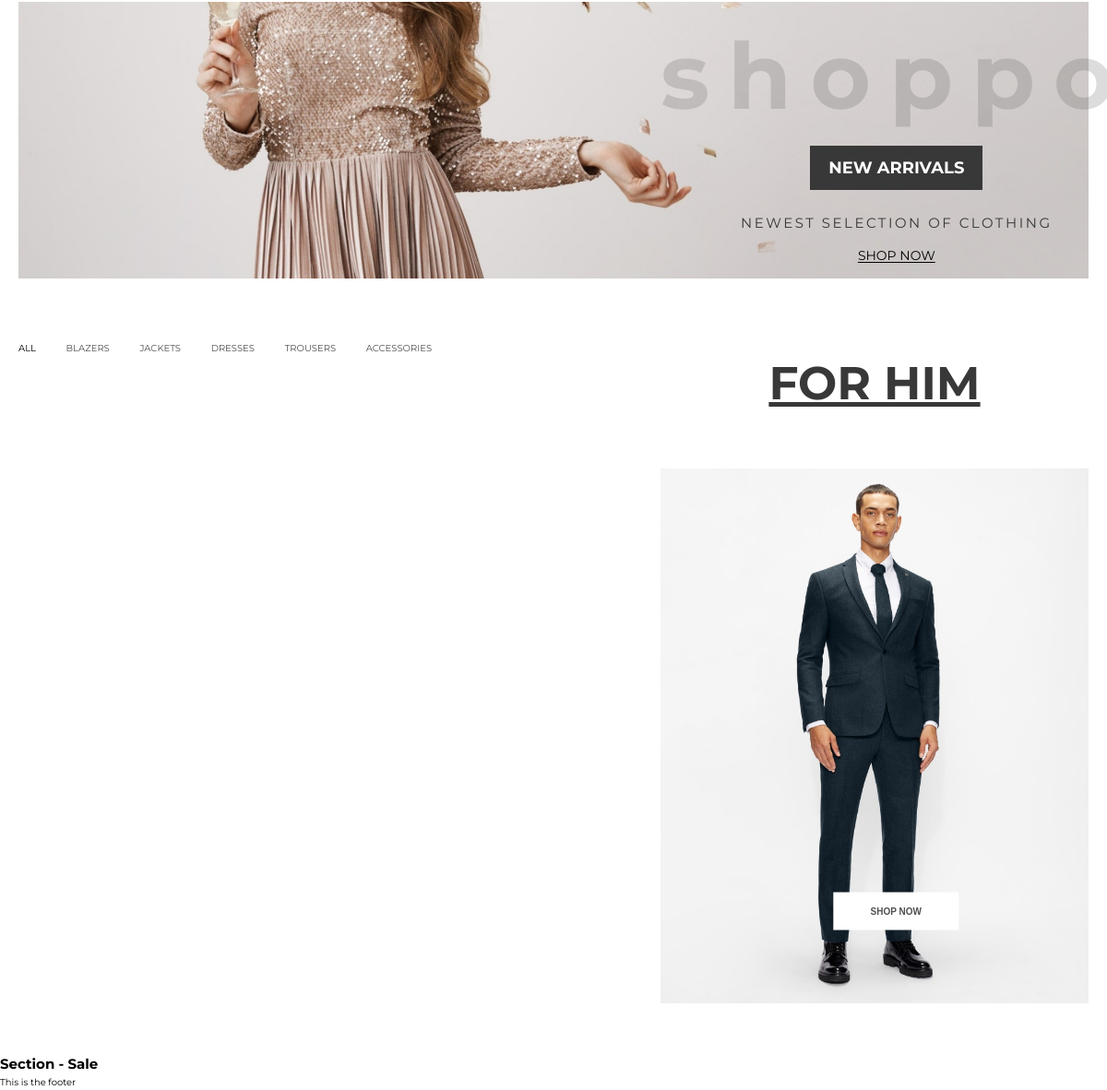
Before: / (lower part) with the older database file.
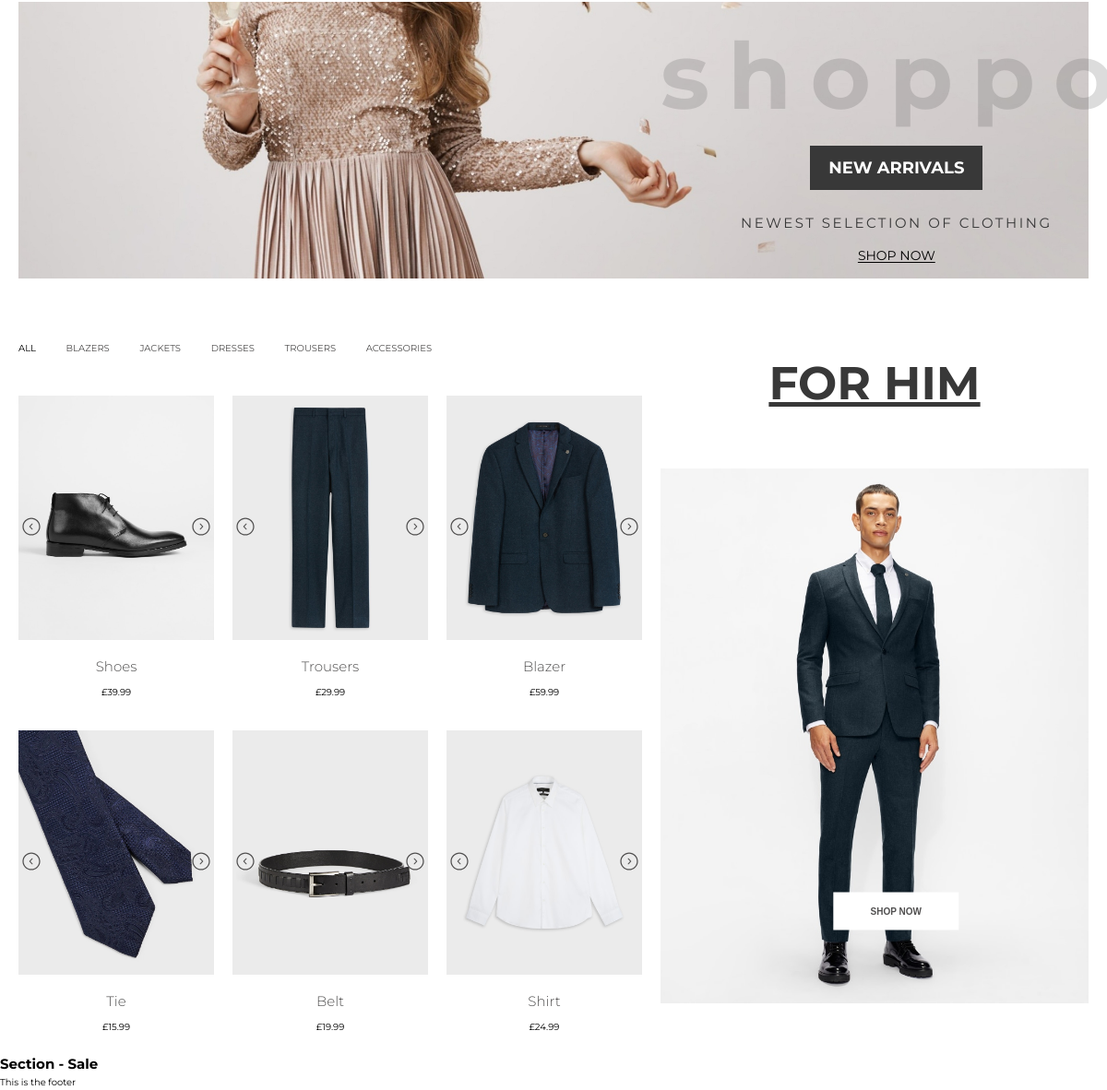
After: the same page with the newer database file.
### clothing_shop/models.py (models this page shows, shortened)
class Product(models.Model):
    title = models.CharField(max_length=100)
    desc = models.TextField(max_length = 500)
    price = models.DecimalField(max_digits=6, decimal_places=2)
    colour = models.CharField(max_length=30)
    category = models.CharField(max_length=30, default='other')
    dateOfUpload = models.DateField(default=timezone.now)
    images = models.ImageField(upload_to='images/')
    tags = models.CharField(max_length=500)
    sex = models.CharField(max_length=6, choices = (('women', 'WOMEN'), ('men', 'MEN')), default='women')

class ProductImage(models.Model):
    product = models.ForeignKey(Product, default=None, on_delete=models.CASCADE)
    images = models.ImageField(upload_to = 'clothing_shop/images/')

### clothing_shop/views.py (the view)
# urls.py: path('', home_page_view, name='home_page'),
def home_page_view(request):
    allProducts = Product.objects.all()
    womenProducts = dict()
    menProducts = dict()
    for index, product in enumerate(allProducts):
        if product.sex == 'women':
            productsImgs = ProductImage.objects.filter(product=product)
            womenProducts[index] = {'product': product, 'productImgs': productsImgs}
        if product.sex == 'men':
            productsImgs = ProductImage.objects.filter(product=product)
            menProducts[index] = {'product': product, 'productImgs': productsImgs}
    return render(request, 'clothing_shop/home_page.html', {'womenProducts': womenProducts, 'menProducts': menProducts})

### clothing_shop/templates/clothing_shop/home_page.html (shortened to what this page needs)
{% extends "./base_template.html" %}
{% load static %}
{% block body %}
<div class="homepage_container">
  <section class="section-new-arrivals">
    <div class="section-new-arrivals-textbox">
      <h1 class="section-new-arrivals__background-text">shoppo</h1>
      <h1 class="section-new-arrivals__title">New arrivals</h1>
      <p class="section-new-arrivals__text">Newest selection of clothing</p>
      <a href="#" class="section-new-arrivals__link link link--active"
        >Shop now</a
      >
    </div>
  </section>
  <section class="section-for-him">
    <div class="shop-outfit-men shop-outfit">
      <div class="shop-outfit__shop-now shop-outfit__shop-now-men">
        <h2 class="shop-outfit__shop-now__title">For him</h2>
        <img
          src="{% static 'clothing_shop/img/blue-suit.jpg' %}"
          alt=""
          class="shop-outfit__shop-now__img"
        />
        <button class="shop-outfit__shop-now__btn">Shop now</button>
      </div>
      <div class="shop-outfit__categories shop-outfit__categories-men">
        <a href="#" class="category link link link--active">All</a>
        <a href="#" class="category link">Blazers</a>
        <a href="#" class="category link">Jackets</a>
        <a href="#" class="category link">Dresses</a>
        <a href="#" class="category link">Trousers</a>
        <a href="#" class="category link">Accessories</a>
      </div>
      <div class="shop-outfit__products shop-outfit__products-men">
        {% for product in menProducts.values %}
        <div class="shop-outfit__product">
          <div class="shop-outfit__product-title">
            {{ product.product.title }}
          </div>
          <div class="shop-outfit__product-price">
            £{{ product.product.price }}
          </div>
          <div class="shop-outfit__product-image-container">
            <svg
              class="
                shop-outfit__product-arrow shop-outfit__product-arrow-right
              "
            >
              <use
                class="arrow-right"
                xlink:href="{% static 'clothing_shop/img/sprite.svg' %}#icon-chevron-with-circle-right "
              ></use>
            </svg>
            {% for img in product.productImgs %}
            <img src={{ img.images.url}} alt="Product image" class="shop-outfit__product-image shop-outfit__product-image-offset-{{forloop.counter}}">
            {% endfor %}
            <svg
              class="shop-outfit__product-arrow shop-outfit__product-arrow-left"
            >
              <use
                class="arrow-left"
                xlink:href="{% static 'clothing_shop/img/sprite.svg' %}#icon-chevron-with-circle-left "
              ></use>
            </svg>
          </div>
        </div>
        {% endfor %}
      </div>
    </div>
  </section>
  <section class="section-sale">
    <h1>Section - Sale</h1>
  </section>
  <footer>This is the footer</footer>
</div>
{% endblock %}

### clothing_shop/templates/clothing_shop/base_template.html (shortened to what this page needs)
<!DOCTYPE html>
{% load static %}
<html lang="en">
  <head>
    <link
      rel="stylesheet"
      type="text/css"
      href="{% static 'clothing_shop/style.css' %}"
    />
  </head>
  <body>
    {% block body %}{% endblock %}
  </body>
</html>

### clothing_shop/static/clothing_shop/style.css (style rules this page uses)
* { margin: 0; padding: 0; }
*, *::before, *::after { box-sizing: inherit; }
html { box-sizing: border-box; font-size: 62.5%; }
body { font-family: "Montserrat", sans-serif; font-weight: 400; line-height: 1.6; min-height: 100vh; }
.homepage_container { max-width: 100vw; min-height: 50rem; }
.section-new-arrivals { height: 25vw; margin: 2rem; display: grid; grid-template-columns: 60% 1fr; }
.section-for-him { height: 70vw; margin-top: -2rem; }
.link { padding: 0 1.3rem; justify-self: center; color: #504f4f; text-decoration: none; font-size: 1.15rem; text-transform: uppercase; padding: 0 2rem; transition: 0.5s; }
.link--active { text-decoration: underline; color: #000000; text-underline-offset: 2px; }
.shop-outfit { display: grid; height: 100%; align-items: start; justify-items: center; row-gap: 1rem; column-gap: 2rem; overflow: hidden; padding: 0 2rem; }
.shop-outfit-men { grid-template-columns: [column-start main-start] 1fr [main-end] 40% [column-end]; grid-template-rows: [row-start categories-start] 10% [categories-end] 1fr [row-end]; }
.shop-outfit__shop-now { text-align: center; position: relative; width: 100%; }
.shop-outfit__shop-now-men { grid-column: main-end / column-end; grid-row: categories-end/ row-end; }
.shop-outfit__shop-now__title { margin-top: -2rem; padding-bottom: 5.2rem; font-size: 5rem; color: #383838; text-decoration: underline; text-underline-offset: 3px; text-transform: uppercase; }
.shop-outfit__shop-now__img { width: 100%; }
.shop-outfit__shop-now__btn { font-weight: 600; border: none; text-transform: uppercase; padding: 1.5rem 4rem; background-color: white; color: #504f4f; font-size: 1rem; position: absolute; top: 85%; left: 55%; transform: translate(-50%, -50%); }
.shop-outfit__categories { justify-self: start; align-self: end; }
.shop-outfit__categories-men { grid-column: main-start/ main-end; grid-row: categories-start / categories-end; }
.shop-outfit__categories > .category { font-size: 1rem; padding-left: 0; padding-right: 3rem; text-decoration: none; }
.shop-outfit__products { grid-column-gap: 2rem; padding-top: 2rem; width: 100%; height: 100%; display: grid; grid-template-columns: [column-start product-column-1] 1fr [product-column-2] 1fr [product-column-3] 1fr [column-end]; grid-template-rows: [row-start product-row-1] 1fr [product-row-2] 1fr [row-end]; }
.shop-outfit__products-men { grid-column: main-start/ main-end; grid-row: categories-end / row-end; }
.shop-outfit__product { display: grid; grid-template-rows: 80% 10% 10%; }
.shop-outfit__product-title { padding-top: 0.5rem; text-align: center; grid-row: 2/3; color: #504f4f; font-size: 1.5rem; font-weight: 300; }
.shop-outfit__product-price { text-align: center; grid-row: 3/4; }
.shop-outfit__product-image-container { grid-row: 1/2; overflow: hidden; position: relative; }
.shop-outfit__product-image { height: 100%; width: 100%; object-fit: contain; position: absolute; transition: transform 1s; }
.shop-outfit__product-arrow { fill: #504f4f; z-index: 1; position: absolute; height: 2rem; width: 2rem; top: 50%; }
.shop-outfit__product-arrow-left { left: 2%; }
.shop-outfit__product-arrow-right { right: 2%; }
.section-new-arrivals { background-image: url(./img/new-arrivals-img-3.jpg); background-size: cover; background-position: 0 80%; }
.section-new-arrivals-textbox { z-index: 2; grid-row: 1/2; grid-column: 2/3; display: grid; grid-template-rows: 1fr; grid-template-columns: 1fr; justify-items: center; align-items: center; }
.section-new-arrivals__title { grid-row: 1/2; grid-column: 1/2; background-color: #383838; color: #fff; padding: 1rem 2rem; font-size: 1.8rem; text-transform: uppercase; }
.section-new-arrivals__text { margin-top: 12rem; grid-row: 1/2; grid-column: 1/2; font-size: 1.5rem; text-transform: uppercase; letter-spacing: 2.5px; color: #383838; }
.section-new-arrivals__link { margin-top: 19rem; grid-row: 1/2; grid-column: 1/2; font-size: 1.4rem; }
.section-new-arrivals__background-text { margin-bottom: 20rem; justify-self: center; grid-column: 1/2; grid-row: 1/2; font-size: 10rem; color: rgba(80, 79, 79, 0.2); z-index: 1; letter-spacing: 2rem; }

Changed rows visible on the page:
added Product: product "Shoes", product.price "39.99"
added ProductImage: images (picture), shown under "Shoes"
added Product: product "Trousers", product.price "29.99"
added ProductImage: images (picture), shown under "Trousers"
added Product: product "Blazer", product.price "59.99"
added ProductImage: images (picture), shown under "Blazer"
added Product: product "Tie", product.price "15.99"
added ProductImage: images (picture), shown under "Tie"
added Product: product "Belt", product.price "19.99"
added ProductImage: images (picture), shown under "Belt"
added Product: product "Shirt", product.price "24.99"
added ProductImage: images (picture), shown under "Shirt"
